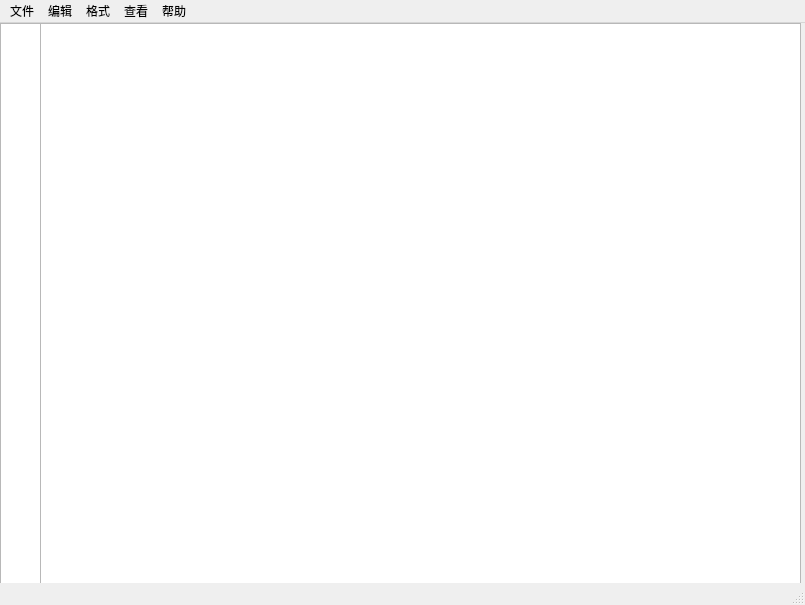
<?xml version="1.0" encoding="UTF-8"?>
<ui version="4.0">
 <class>MainWindow</class>
 <widget class="QMainWindow" name="MainWindow">
  <property name="geometry">
   <rect>
    <x>0</x>
    <y>0</y>
    <width>805</width>
    <height>605</height>
   </rect>
  </property>
  <property name="windowTitle">
   <string>MainWindow</string>
  </property>
  <widget class="QWidget" name="centralwidget">
   <widget class="QTextEdit" name="textEdit">
    <property name="geometry">
     <rect>
      <x>40</x>
      <y>0</y>
      <width>761</width>
      <height>561</height>
     </rect>
    </property>
    <property name="font">
     <font>
      <pointsize>16</pointsize>
     </font>
    </property>
    <property name="html">
     <string>&lt;!DOCTYPE HTML PUBLIC &quot;-//W3C//DTD HTML 4.0//EN&quot; &quot;http://www.w3.org/TR/REC-html40/strict.dtd&quot;&gt;
&lt;html&gt;&lt;head&gt;&lt;meta name=&quot;qrichtext&quot; content=&quot;1&quot; /&gt;&lt;style type=&quot;text/css&quot;&gt;
p, li { white-space: pre-wrap; }
&lt;/style&gt;&lt;/head&gt;&lt;body style=&quot; font-family:'SimSun'; font-size:16pt; font-weight:400; font-style:normal;&quot;&gt;
&lt;p style=&quot;-qt-paragraph-type:empty; margin-top:12px; margin-bottom:12px; margin-left:0px; margin-right:0px; -qt-block-indent:0; text-indent:0px; font-family:'Ubuntu';&quot;&gt;&lt;br /&gt;&lt;/p&gt;&lt;/body&gt;&lt;/html&gt;</string>
    </property>
    <property name="tabStopWidth">
     <number>20</number>
    </property>
   </widget>
   <widget class="QTextBrowser" name="textBrowser">
    <property name="geometry">
     <rect>
      <x>0</x>
      <y>0</y>
      <width>41</width>
      <height>561</height>
     </rect>
    </property>
   </widget>
  </widget>
  <widget class="QMenuBar" name="menubar">
   <property name="geometry">
    <rect>
     <x>0</x>
     <y>0</y>
     <width>805</width>
     <height>26</height>
    </rect>
   </property>
   <widget class="QMenu" name="menu_File">
    <property name="title">
     <string>文件</string>
    </property>
    <addaction name="act_new"/>
    <addaction name="act_open"/>
    <addaction name="act_saveAs"/>
    <addaction name="act_save"/>
   </widget>
   <widget class="QMenu" name="menu_2">
    <property name="title">
     <string>编辑</string>
    </property>
    <addaction name="action_2"/>
    <addaction name="separator"/>
    <addaction name="action"/>
    <addaction name="action_3"/>
    <addaction name="action_4"/>
   </widget>
   <widget class="QMenu" name="menu_3">
    <property name="title">
     <string>格式</string>
    </property>
   </widget>
   <widget class="QMenu" name="menu_4">
    <property name="title">
     <string>查看</string>
    </property>
   </widget>
   <widget class="QMenu" name="menu_5">
    <property name="title">
     <string>帮助</string>
    </property>
   </widget>
   <addaction name="menu_File"/>
   <addaction name="menu_2"/>
   <addaction name="menu_3"/>
   <addaction name="menu_4"/>
   <addaction name="menu_5"/>
  </widget>
  <widget class="QStatusBar" name="statusbar"/>
  <action name="act_new">
   <property name="text">
    <string>新建</string>
   </property>
   <property name="shortcut">
    <string>Ctrl+N</string>
   </property>
  </action>
  <action name="act_open">
   <property name="text">
    <string>打开...</string>
   </property>
   <property name="shortcut">
    <string>Ctrl+O</string>
   </property>
  </action>
  <action name="act_saveAs">
   <property name="text">
    <string>另存为</string>
   </property>
   <property name="shortcut">
    <string>Ctrl+Shift+S</string>
   </property>
  </action>
  <action name="act_save">
   <property name="text">
    <string>保存</string>
   </property>
   <property name="shortcut">
    <string>Ctrl+S</string>
   </property>
  </action>
  <action name="action">
   <property name="text">
    <string>剪切</string>
   </property>
  </action>
  <action name="action_2">
   <property name="text">
    <string>撤销</string>
   </property>
  </action>
  <action name="action_3">
   <property name="text">
    <string>复制</string>
   </property>
  </action>
  <action name="action_4">
   <property name="text">
    <string>粘贴</string>
   </property>
  </action>
  <action name="actionC">
   <property name="text">
    <string>添加新词</string>
   </property>
  </action>
 </widget>
 <resources/>
 <connections/>
</ui>
